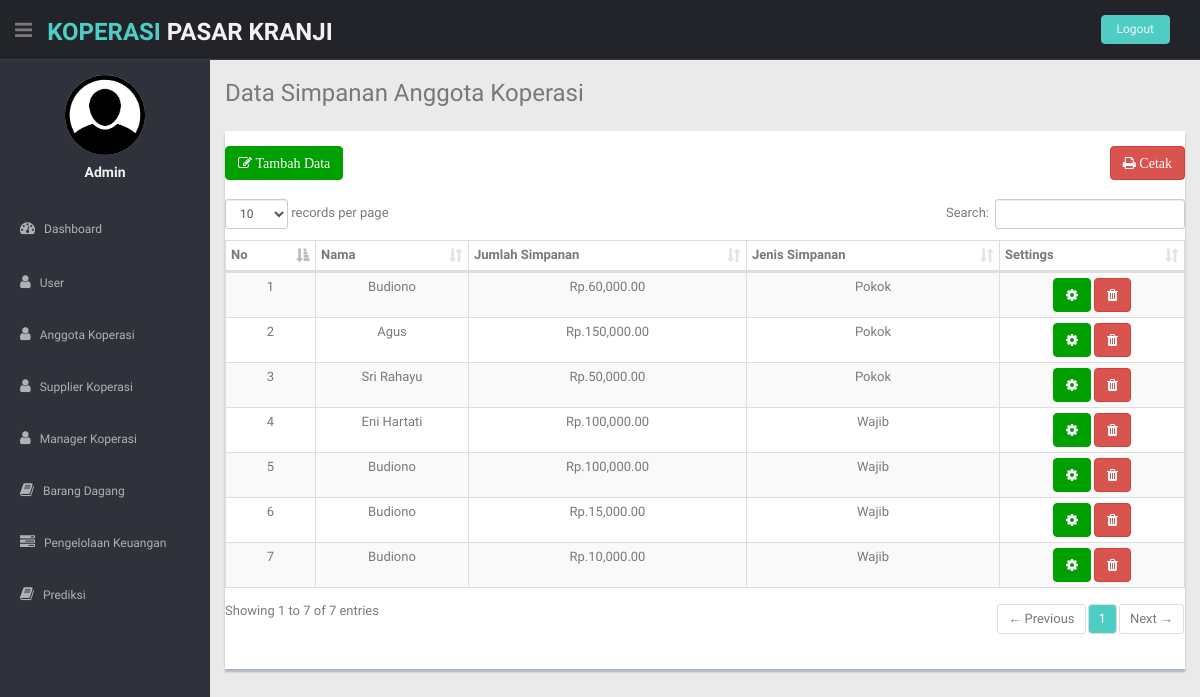
/index.php?halaman=simpanan (signed in), run on the app's committed database.
### tables this page shows
CREATE TABLE `simpanan` (
  `id_simpanan` int(11) NOT NULL,
  `id_anggota` int(11) NOT NULL,
  `id_jenis_simpanan` int(11) NOT NULL,
  `jumlah_simpan` varchar(100) NOT NULL
);

CREATE TABLE `anggota` (
  `id_anggota` int(11) NOT NULL,
  `nama_anggota` varchar(100) NOT NULL,
  `jenis_kelamin` varchar(50) NOT NULL,
  `username` varchar(100) NOT NULL,
  `password` varchar(100) NOT NULL,
  `alamat` varchar(100) NOT NULL,
  `no_tlp` varchar(50) NOT NULL,
  `no_ktp` varchar(50) NOT NULL,
  `foto_anggota` varchar(150) NOT NULL
);

CREATE TABLE `jenis_simpanan` (
  `id_jenis_simpanan` int(11) NOT NULL,
  `jenis_simpanan` varchar(50) NOT NULL
);

### halaman/simpanan/index_simpan.php (the view)
    <section id="main-content">
      <section class="wrapper">
        <h3> Data Simpanan Anggota Koperasi</h3>
        <div class="row mt">
          <div class="col-lg-12">
            <div class="content-panel">
              <div>
                <a href="index.php?halaman=simpanan&aksi=tambah" class="btn btn-theme" style="float: left;">
                  <i class="fa fa-edit"> Tambah Data </i></a>
              </div>
              <div class="nav right">
                <a href="halaman/simpanan/cetak_simpan.php" class="btn btn-danger" style="float: right;">
                  <i class="fa fa-print"> Cetak </i></a>
              </div>
                <table class="table table-bordered table-striped table-condensed" id="example1">
                <br>
                <thead align="center">
                    <tr align="center">
                    <th>No</th>
                    <th>Nama</th>
                    <th>Jumlah Simpanan</th>
                    <th>Jenis Simpanan</th>
                    <th>Settings</th>
                  </tr>
                </thead>
                <tbody>
                <?php
                    $nomor=1;
                    $sql = $koneksi->query("SELECT * FROM simpanan
                    JOIN anggota ON simpanan.id_anggota = anggota.id_anggota
                    JOIN jenis_simpanan ON simpanan.id_jenis_simpanan=jenis_simpanan.id_jenis_simpanan") or die(mysqli_error());?>
                <?php while ($data = $sql->fetch_assoc()) {?>
                <tr class="gradeX" align="center">
                    <td><?php echo $nomor; ?></td>
                    <td><?php echo $data['nama_anggota']; ?></td>
                    <td>Rp.<?php echo number_format($data['jumlah_simpan']); ?>.00</td>
                    <td><?php echo $data['jenis_simpanan']; ?></td>
                    <td>
                        <a href="index.php?halaman=simpanan&aksi=edit&id=<?php echo $data['id_simpanan']; ?>" class="btn btn-theme"><i class="fa fa-cog"></i></a>
                        <a href="index.php?halaman=simpanan&aksi=delete&id=<?php echo $data['id_simpanan']; ?>" class="btn btn-danger"><i class="fa fa-trash"></i></a>
                    </td>
                </tr>
                <?php
                $nomor++;
                };?>
                </tbody>
            </table>
        </div>
    </div>
</div>
</section>
</section>

### css/style.css (style rules this page uses)
body { color: #797979; background: #eaeaea; font-family: 'Ruda', sans-serif; padding: 0px !important; margin: 0px !important; font-size:13px; }
a, a:hover, a:focus { text-decoration: none; outline: none; }
.btn-theme { color: #fff; background-color: #00a000; border-color: #00a000; }
.mt { margin-top: 25px; }
#main-content { margin-left: 210px; }
.wrapper { display: inline-block; margin-top: 60px; padding-left: 15px; padding-right: 15px; padding-bottom: 15px; padding-top: 0px; width: 100%; }
.content-panel { background: #ffffff; box-shadow: 0px 3px 2px #aab2bd; padding-top: 15px; padding-bottom: 5px; }

### data on the page
simpanan: id_anggota.nama_anggota "Budiono", jumlah_simpan "60,000", id_jenis_simpanan.jenis_simpanan "Pokok"
simpanan: id_anggota.nama_anggota "Agus", jumlah_simpan "150,000", id_jenis_simpanan.jenis_simpanan "Pokok"
simpanan: id_anggota.nama_anggota "Sri Rahayu", jumlah_simpan "50,000", id_jenis_simpanan.jenis_simpanan "Pokok"
simpanan: id_anggota.nama_anggota "Eni Hartati", jumlah_simpan "100,000", id_jenis_simpanan.jenis_simpanan "Wajib"
simpanan: id_anggota.nama_anggota "Budiono", jumlah_simpan "100,000", id_jenis_simpanan.jenis_simpanan "Wajib"
simpanan: id_anggota.nama_anggota "Budiono", jumlah_simpan "15,000", id_jenis_simpanan.jenis_simpanan "Wajib"
simpanan: id_anggota.nama_anggota "Budiono", jumlah_simpan "10,000", id_jenis_simpanan.jenis_simpanan "Wajib"

### other printed values
$_SESSION['nama'] "Admin"
